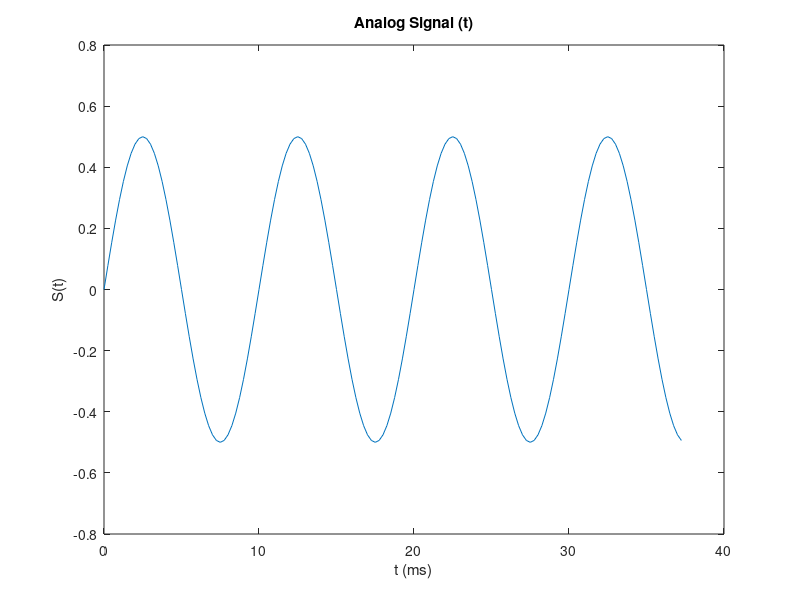

Recreate this plot in MATLAB. (Note: this script raises an error after producing the figure.)
%--------------------------------------------------------------------------
%Quantization of a analog signal
%Carson Holland, Developed for DSP Class
%September 2022
%Parameters----------------------------------------------------------------
Fs = 4000;            % Sampling frequency                    
T = 1/Fs;             % Sampling period       
L = 8000;             % Length of signal
t = (0:L-1)*T;    % Time vector 

%Signal--------------------------------------------------------------------
signal = 0.5*sin(2*pi*100*t);

%Plotting the Original Signal----------------------------------------------
figure(1)
plot(1000*t(1:150),signal(1:150))
title('Analog Signal (t)')
xlabel('t (ms)')
ylabel('S(t)')

%Quantization Paramters
nbits = 7;
qLevels = 2^nbits; 
signalMin = -5;  
signalMax = 5;  
scalingFactor = (signalMax-signalMin)/qLevels;
scaled_signal = ((signalMax-signalMin)/2)*signal;

%Quantizing the signal and plotting it-------------------------------------
quantized_signal = quant(scaled_signal,scalingFactor);

figure(2)
stem(1000*t(1:150),quantized_signal(1:150))
title('Quantized Signal(t)')
xlabel('t (ms)')
ylabel('Q(t)')

%Plotting the Sampled Signal-----------------------------------------------
figure(3)
stem(1000*times(1:150),signal(1:150))
title('Sampled 4000Hz Signal[n] ')
xlabel('N Samples')
ylabel('Signal[n]')


